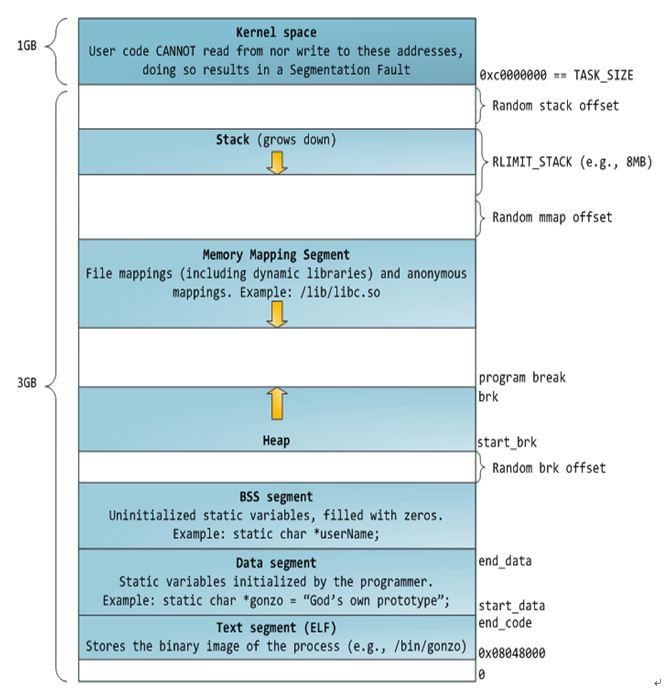
#> input picture ELF/0_1317730919Kvm6.gif.jpg, 669 x 699 px
$ python -i splash.py   (imports and definitions only)   (Python 2 division)
#> lines starting #> are read from the running program, lines starting #| are printed output that depends on the picture
#> further down, picture is the input picture: PIL image 669x699 RGB; mean R, G, B 212.2, 227.4, 232.1
# Copyright (c) 2013, The Linux Foundation. All rights reserved.
#
# Redistribution and use in source and binary forms, with or without
# modification, are permitted provided that the following conditions are
# met:
#     * Redistributions of source code must retain the above copyright
#       notice, this list of conditions and the following disclaimer.
#     * Redistributions in binary form must reproduce the above
#       copyright notice, this list of conditions and the following
#       disclaimer in the documentation and/or other materials provided
#       with the distribution.
#     * Neither the name of The Linux Foundation nor the names of its
#       contributors may be used to endorse or promote products derived
#       from this software without specific prior written permission.
#
# THIS SOFTWARE IS PROVIDED "AS IS" AND ANY EXPRESS OR IMPLIED
# WARRANTIES, INCLUDING, BUT NOT LIMITED TO, THE IMPLIED WARRANTIES OF
# MERCHANTABILITY, FITNESS FOR A PARTICULAR PURPOSE AND NON-INFRINGEMENT
# ARE DISCLAIMED.  IN NO EVENT SHALL THE COPYRIGHT OWNER OR CONTRIBUTORS
# BE LIABLE FOR ANY DIRECT, INDIRECT, INCIDENTAL, SPECIAL, EXEMPLARY, OR
# CONSEQUENTIAL DAMAGES (INCLUDING, BUT NOT LIMITED TO, PROCUREMENT OF
# SUBSTITUTE GOODS OR SERVICES; LOSS OF USE, DATA, OR PROFITS; OR
# BUSINESS INTERRUPTION) HOWEVER CAUSED AND ON ANY THEORY OF LIABILITY,
# WHETHER IN CONTRACT, STRICT LIABILITY, OR TORT (INCLUDING NEGLIGENCE
# OR OTHERWISE) ARISING IN ANY WAY OUT OF THE USE OF THIS SOFTWARE, EVEN
# IF ADVISED OF THE POSSIBILITY OF SUCH DAMAGE.

#===========================================================================

#  This script read the logo png and creates the logo.img

# when          who     what, where, why
# --------      ---     -------------------------------------------------------
# 2013-04       QRD     init
# 2016-07       mickey  put animaton.zip into splash memroy
#
# Environment requirement:
#     Python + PIL
#     PIL install:
#         (ubuntu)  sudo apt-get install python-imaging
#         (windows) (http://www.pythonware.com/products/pil/)
#
# limit:
#    the logo png file's format must be:
#      a Truecolour with alpha: each pixel consists of four samples,
#         only allow 8-bit depeths: red, green, blue, and alpha.
#      b Truecolour: each pixel consists of three samples,
#         only allow 8-bit depeths: red, green, and blue.
#    the logo Image layout:
#       logo_header + BGR RAW Data
#
#-------------------------------------------------------------------------------
# 2016-07-30 modify:
# the detail information you can read code  splash_screen_mmc @ bootable/bootloader/lk/app/aboot/aboot.c
#
# and also to see it in getAnimationFromSplash @ frameworks/base/cmds/bootanimation/BootAnimation.cpp
# ===========================================================================*/

import sys,os
import struct
import StringIO
import zipfile
import re
from PIL import Image

########
# 0               512                  2M          4M                    12M                       20M
# | address index  |   lk logo  zone    |kernel logo |  bootanimation.zip  |  shutdownanimation.zip |
# | id +  data     |   head  +  body    | head + body|   head + body       |   head + body          |
########
lk_offset = 512
kernel_offset = 2*1024*1024
bootanimation_offset = 5*1024*1024
shutdownanimation_offset = 12*1024*1024


def ShowUsage():
    print " usage: python logo_gen.py [logo.png] [bootanimation.zip] [shutdownanimation.zip]"

# [41 lines left out: functions GetImgHeader, CheckImage, not called in this run]

def GetImageBody(img):
    color = (0, 0, 0)
    if img.mode == "RGB":
        r, g, b = img.split()
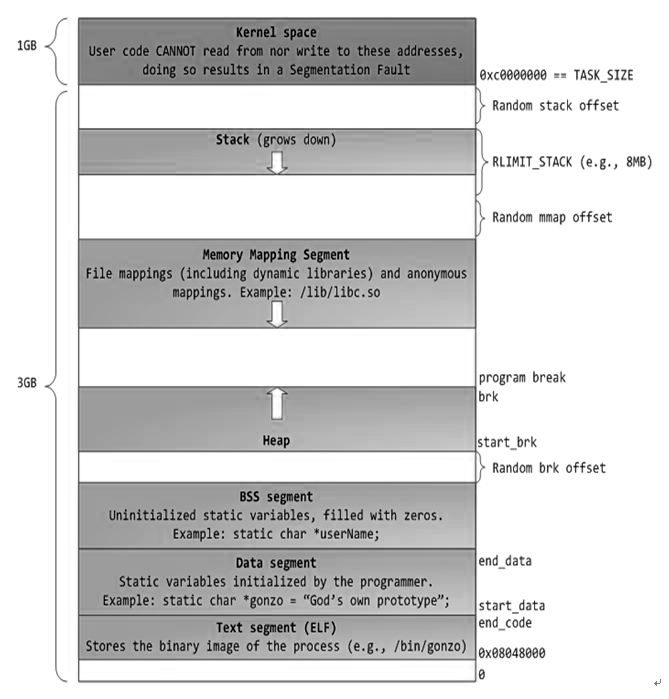
#> r: PIL image 669x699 L; min 0, max 255, mean 212.2
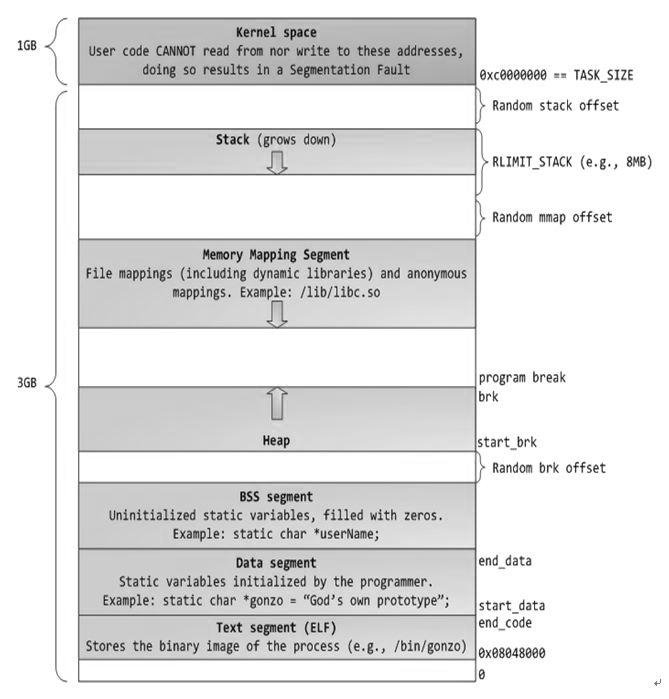
#> g: PIL image 669x699 L; min 0, max 255, mean 227.4

    if img.mode == "RGBA":
        background = Image.new("RGB", img.size, color)
        img.load()
        background.paste(img, mask=img.split()[3]) # 3 is the alpha channel
        r, g, b = background.split()

    return Image.merge("RGB",(b,g,r)).tostring()

## make index
# [308 lines left out: functions MakeSplashIndex, BootAnimationHead, BootAnimationBody, BootAnimationEnd, ShutdownAnimationHead, ShutdownAnimationBody and 5 more, not called in this run]

## mian
# [2 lines not run here, left out]

>>> from PIL import Image
>>> picture = Image.open('../ELF/0_1317730919Kvm6.gif.jpg')
>>> result = GetImageBody(picture)

$ run again, on ELF/elf文件格式.PNG
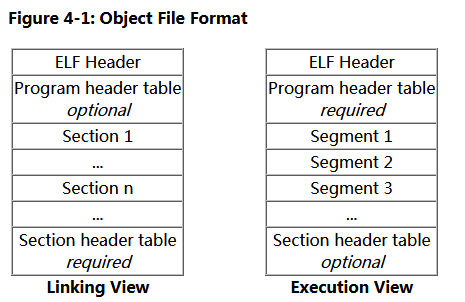
#> input picture ELF/elf文件格式.PNG, 465 x 302 px
#> picture is the input picture: PIL image 465x302 RGBA; mean R, G, B, A 235.4, 235.4, 235.4, 255
#> in GetImageBody, `r, g, b = background.split()`:
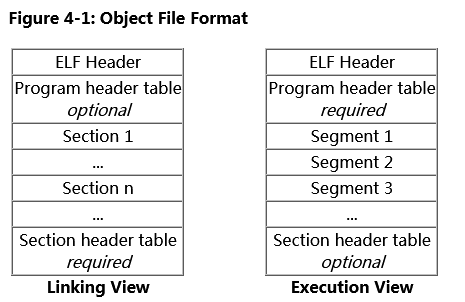
#> r: PIL image 465x302 L; min 0, max 255, mean 235.4
#> in GetImageBody, `r, g, b = background.split()`:
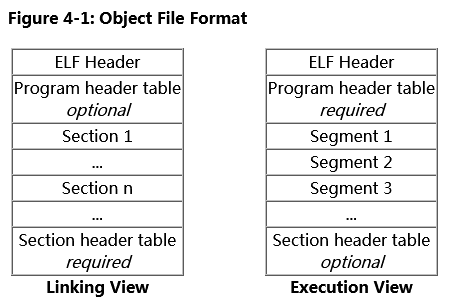
#> b: PIL image 465x302 L; min 0, max 255, mean 235.4

$ run again, on ELF/loader.png
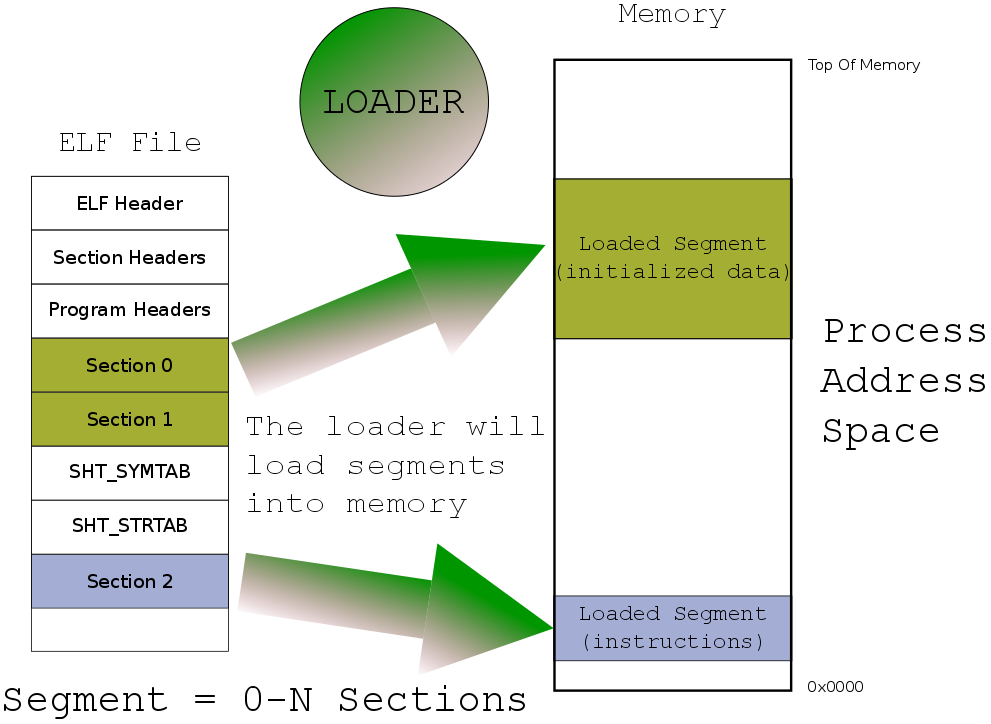
#> input picture ELF/loader.png, 991 x 724 px
#> picture is the input picture: PIL image 991x724 RGBA; mean R, G, B, A 224.5, 229.4, 215.5, 254.5
#> in GetImageBody, `r, g, b = background.split()`:
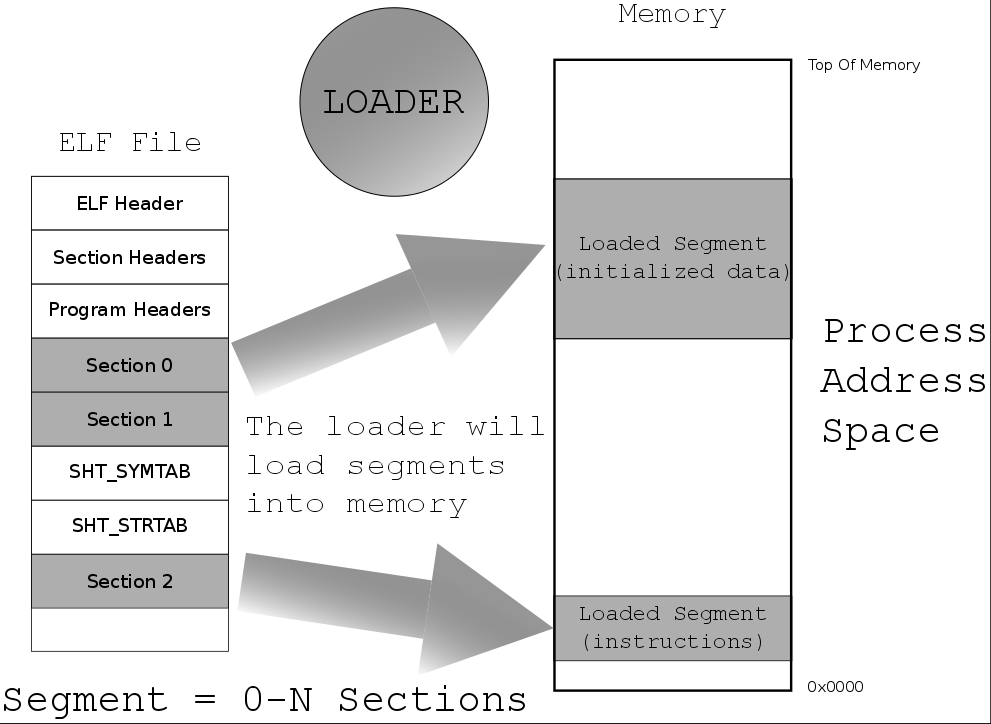
#> g: PIL image 991x724 L; min 0, max 255, mean 228.9
#> in GetImageBody, `r, g, b = background.split()`:
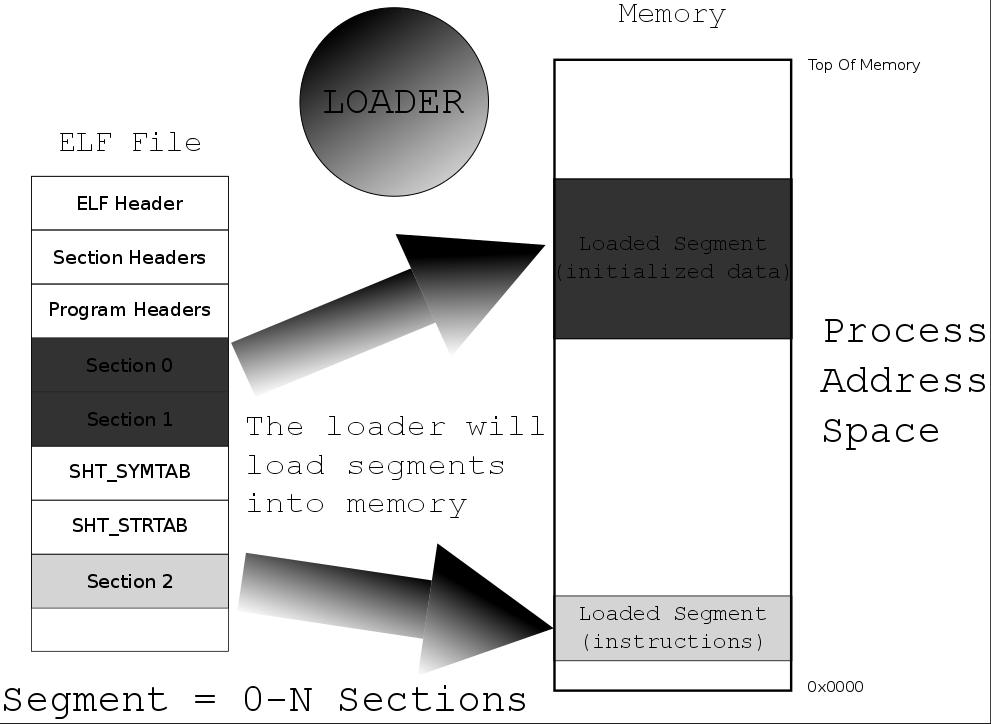
#> b: PIL image 991x724 L; min 0, max 255, mean 215

$ run again, on ELF/变量存储区域.PNG
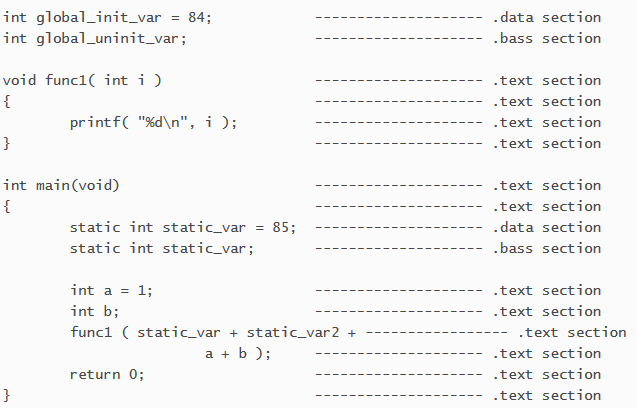
#> input picture ELF/变量存储区域.PNG, 637 x 408 px
#> picture is the input picture: PIL image 637x408 RGBA; mean R, G, B, A 244.4, 244.4, 245.3, 255
#> in GetImageBody, `r, g, b = background.split()`:
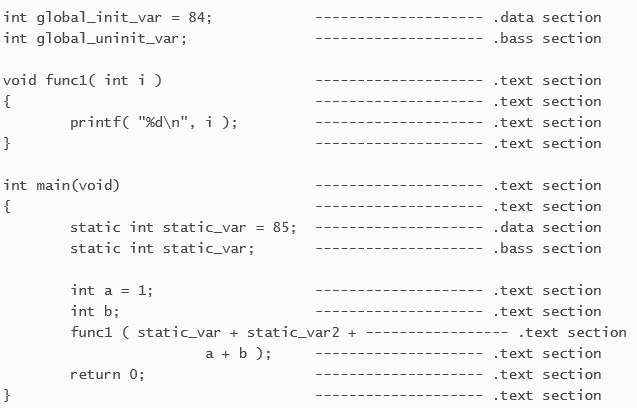
#> r: PIL image 637x408 L; min 70, max 251, mean 244.4
#> in GetImageBody, `r, g, b = background.split()`:
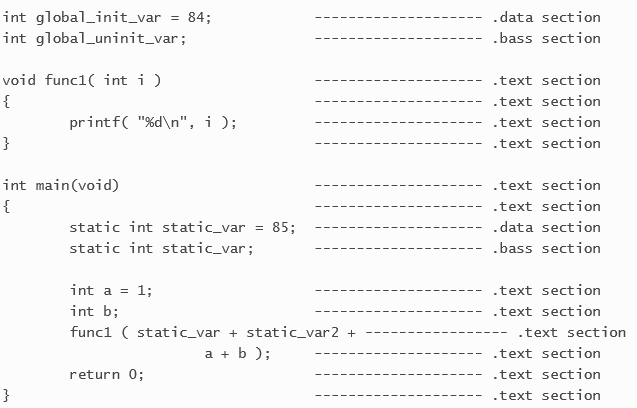
#> b: PIL image 637x408 L; min 70, max 252, mean 245.3
